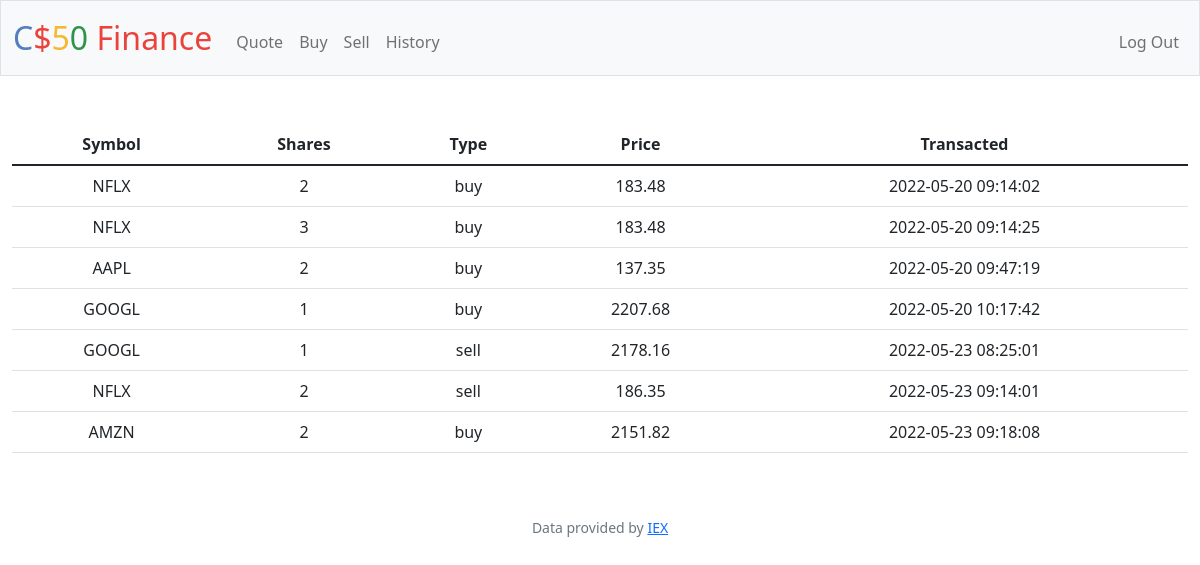
The app's page /history (signed in) with its own data.
### tables this page shows
CREATE TABLE trans (user_id INTEGER NOT NULL, sym TEXT NOT NULL, form TEXT NOT NULL, price NUMERIC NOT NULL, date REAL NOT NULL, shares INTEGER NOT NULL, FOREIGN KEY (user_id) REFERENCES users (id));

### app.py (the view)
@app.route("/history")
@login_required
def history():
    current_user = session["user_id"]
    trans = db.execute("SELECT sym, shares, form, price, date(date), time(date) FROM trans WHERE user_id = ?", current_user)
    print(trans)
    return render_template("history.html", trans=trans)

### app.py (called while the page is built)
@app.after_request
def after_request(response):
    response.headers["Cache-Control"] = "no-cache, no-store, must-revalidate"
    response.headers["Expires"] = 0
    response.headers["Pragma"] = "no-cache"
    return response

### helpers.py (called while the page is built)
def login_required(f):
    @wraps(f)
    def decorated_function(*args, **kwargs):
        if session.get("user_id") is None:
            return redirect("/login")
        return f(*args, **kwargs)
    return decorated_function

### templates/history.html (shortened to what this page needs)
{% extends "layout.html" %}
{% block main %}
   <table class="table">
   <thead>
      <tr>
        <th>Symbol</th>
        <th>Shares</th>
        <th>Type</th>
        <th>Price</th>
        <th>Transacted</th>
      </tr>
  </thead>
  <tbody>
      {% for tran in trans %}
      <tr>
        <td>{{ tran['sym'] | upper}}</td>
        <td>{{ tran['shares'] }}</td>
        <td>{{ tran['form'] }}</td>
        <td>{{ tran['price'] }}</td>
        <td>{{ tran['date(date)'] }} {{ tran['time(date)'] }}</td>
      </tr>
      {% endfor %}
  </tbody>
 </table>
{% endblock %}

### templates/layout.html (shortened to what this page needs)
<!DOCTYPE html>
<html lang="en">
    <head>
        <link href="https://cdn.jsdelivr.net/npm/bootstrap@5.1.3/dist/css/bootstrap.min.css" rel="stylesheet">
        <link href="/static/styles.css" rel="stylesheet">
    </head>
    <body>
        <nav class="bg-light border navbar navbar-expand-md navbar-light">
            <div class="container-fluid">
                <a class="navbar-brand" href="/"><span class="blue">C</span><span class="red">$</span><span class="yellow">5</span><span class="green">0</span> <span class="red">Finance</span></a>
                <div class="collapse navbar-collapse" id="navbar">
                    {% if session["user_id"] %}
                        <ul class="navbar-nav me-auto mt-2">
                            <li class="nav-item"><a class="nav-link" href="/quote">Quote</a></li>
                            <li class="nav-item"><a class="nav-link" href="/buy">Buy</a></li>
                            <li class="nav-item"><a class="nav-link" href="/sell">Sell</a></li>
                            <li class="nav-item"><a class="nav-link" href="/history">History</a></li>
                        </ul>
                        <ul class="navbar-nav ms-auto mt-2">
                            <li class="nav-item"><a class="nav-link" href="/logout">Log Out</a></li>
                        </ul>
                    {% else %}
                        <ul class="navbar-nav ms-auto mt-2">
                            <li class="nav-item"><a class="nav-link" href="/register">Register</a></li>
                            <li class="nav-item"><a class="nav-link" href="/login">Log In</a></li>
                        </ul>
                    {% endif %}
                </div>
            </div>
        </nav>
        <main class="container-fluid py-5 text-center">
            {% block main %}{% endblock %}
        </main>
        <footer class="mb-5 small text-center text-muted">
            Data provided by <a href="https://iexcloud.io/">IEX</a>
        </footer>
    </body>
</html>

### static/styles.css (style rules this page uses)
nav .navbar-brand { font-size: xx-large; }
nav .navbar-brand .blue { color: #537fbe; }
nav .navbar-brand .red { color: #ea433b; }
nav .navbar-brand .yellow { color: #f5b82e; }
nav .navbar-brand .green { color: #2e944b; }

### records on screen
trans: sym "NFLX", shares "2", form "buy", price "183.48", tran "2022-05-20", tran "09:14:02"
trans: sym "NFLX", shares "3", form "buy", price "183.48", tran "2022-05-20", tran "09:14:25"
trans: sym "AAPL", shares "2", form "buy", price "137.35", tran "2022-05-20", tran "09:47:19"
trans: sym "GOOGL", shares "1", form "buy", price "2207.68", tran "2022-05-20", tran "10:17:42"
trans: sym "GOOGL", shares "1", form "sell", price "2178.16", tran "2022-05-23", tran "08:25:01"
trans: sym "NFLX", shares "2", form "sell", price "186.35", tran "2022-05-23", tran "09:14:01"
trans: sym "AMZN", shares "2", form "buy", price "2151.82", tran "2022-05-23", tran "09:18:08"
